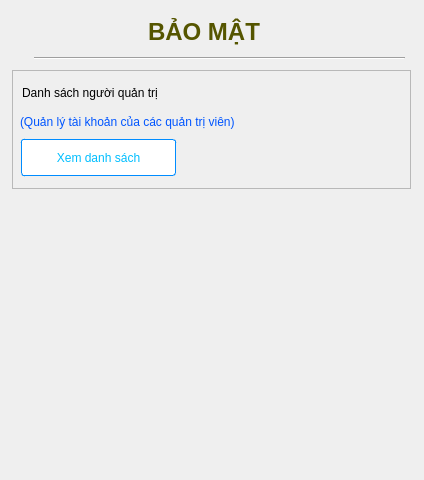
<?xml version="1.0" encoding="UTF-8"?>
<ui version="4.0">
 <class>SecurityContentUI</class>
 <widget class="QWidget" name="SecurityContentUI">
  <property name="geometry">
   <rect>
    <x>0</x>
    <y>0</y>
    <width>424</width>
    <height>480</height>
   </rect>
  </property>
  <property name="windowTitle">
   <string>Form</string>
  </property>
  <widget class="QLabel" name="label_baoMat">
   <property name="geometry">
    <rect>
     <x>148</x>
     <y>12</y>
     <width>189</width>
     <height>39</height>
    </rect>
   </property>
   <property name="font">
    <font>
     <family>Ubuntu</family>
     <pointsize>18</pointsize>
     <weight>75</weight>
     <italic>false</italic>
     <bold>true</bold>
    </font>
   </property>
   <property name="mouseTracking">
    <bool>true</bool>
   </property>
   <property name="styleSheet">
    <string notr="true">font: 75 bold 18pt &quot;Ubuntu&quot;;
color: rgb(85, 85, 0);</string>
   </property>
   <property name="text">
    <string>BẢO MẬT</string>
   </property>
   <property name="textFormat">
    <enum>Qt::AutoText</enum>
   </property>
   <property name="wordWrap">
    <bool>false</bool>
   </property>
   <property name="margin">
    <number>0</number>
   </property>
  </widget>
  <widget class="Line" name="line_3">
   <property name="geometry">
    <rect>
     <x>34</x>
     <y>50</y>
     <width>371</width>
     <height>16</height>
    </rect>
   </property>
   <property name="orientation">
    <enum>Qt::Horizontal</enum>
   </property>
  </widget>
  <widget class="QFrame" name="frame_containGoToListAdmin">
   <property name="geometry">
    <rect>
     <x>12</x>
     <y>70</y>
     <width>399</width>
     <height>119</height>
    </rect>
   </property>
   <property name="frameShape">
    <enum>QFrame::StyledPanel</enum>
   </property>
   <property name="frameShadow">
    <enum>QFrame::Raised</enum>
   </property>
   <widget class="QLabel" name="label_ctQuanLyTaiVV">
    <property name="geometry">
     <rect>
      <x>8</x>
      <y>40</y>
      <width>275</width>
      <height>23</height>
     </rect>
    </property>
    <property name="mouseTracking">
     <bool>true</bool>
    </property>
    <property name="styleSheet">
     <string notr="true">color: rgb(0, 85, 255);
font: 25 10pt &quot;Ubuntu&quot;;</string>
    </property>
    <property name="text">
     <string>(Quản lý tài khoản của các quản trị viên)</string>
    </property>
    <property name="wordWrap">
     <bool>true</bool>
    </property>
    <property name="buddy">
     <cstring>label_ctQuanLyTaiVV</cstring>
    </property>
   </widget>
   <widget class="QLabel" name="label_danhSachNguoiQuanTri">
    <property name="geometry">
     <rect>
      <x>10</x>
      <y>12</y>
      <width>355</width>
      <height>21</height>
     </rect>
    </property>
    <property name="mouseTracking">
     <bool>true</bool>
    </property>
    <property name="styleSheet">
     <string notr="true">font: 75 bold 12pt &quot;Ubuntu&quot;;</string>
    </property>
    <property name="text">
     <string>Danh sách người quản trị</string>
    </property>
    <property name="wordWrap">
     <bool>true</bool>
    </property>
   </widget>
   <widget class="QPushButton" name="pushButton_goToListAdmin">
    <property name="geometry">
     <rect>
      <x>8</x>
      <y>68</y>
      <width>157</width>
      <height>39</height>
     </rect>
    </property>
    <property name="styleSheet">
     <string notr="true">margin: 1px; padding: 7px;
background-color: rgb(255, 255, 255);
color: rgba(0,190,255,255);
border-style: solid;
border-radius: 3px;
border-width: 1px;
border-color: rgba(0,140,255,255);</string>
    </property>
    <property name="text">
     <string>Xem danh sách</string>
    </property>
   </widget>
  </widget>
 </widget>
 <resources/>
 <connections/>
</ui>
